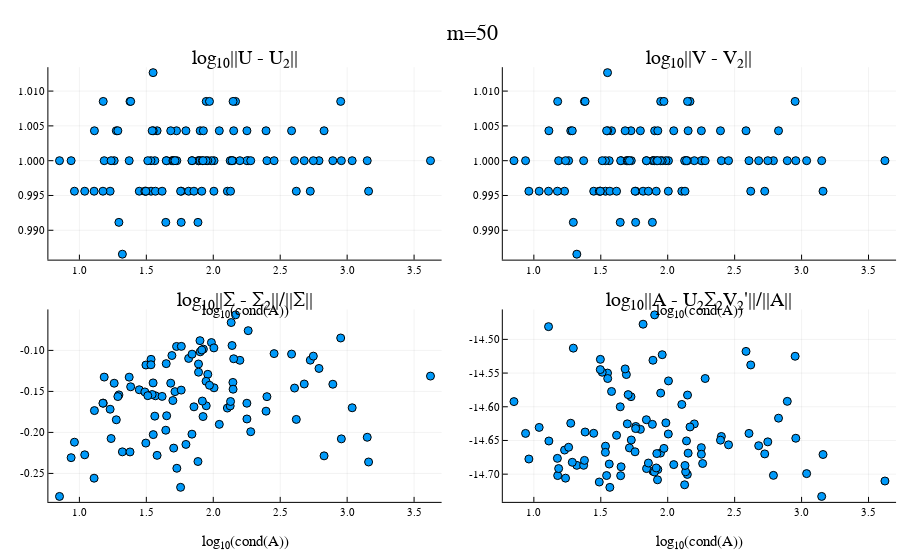

Notebook code cell kept with this figure:
### Code cell
m = 50
n_tests = 100
data = vcat([svd_accuracy_test(m, 6) for i in 1:n_tests]...);
data = log10.(data)
uplot = plot(data[:,5], data[:,1], st=:scatter, xlabel="log₁₀(cond(A))", title="log₁₀||U - U₂||")
vplot = plot(data[:,5], data[:,2], st=:scatter, xlabel="log₁₀(cond(A))", title="log₁₀||V - V₂||")
splot = plot(data[:,5], data[:,3], st=:scatter, xlabel="log₁₀(cond(A))", title="log₁₀||Σ - Σ₂||/||Σ||")
aplot = plot(data[:,5], data[:,4], st=:scatter, xlabel="log₁₀(cond(A))", title="log₁₀||A - U₂Σ₂V₂'||/||A||")
plot(uplot, vplot, splot, aplot, layout=(2,2), plot_title="m=$m")

### Figure 1 — Plotly figure (JSON) as saved in the notebook; plotly's stock layout.template omitted (floating-point values rounded to 4 significant figures)
{"data": [{"colorbar": {"title": ""}, "legendgroup": "", "marker": {"color": "rgba(0, 154, 250, 1.000)", "line": {"color": "rgba(0, 0, 0, 1.000)", "width": 1}, "size": 8, "symbol": "circle"}, "mode": "markers", "name": "", "showlegend": false, "type": "scatter", "x": [1.295, 1.551, 1.652, 1.902, 1.796, 1.447, 2.261, 2.251, 2.006, 1.691, 1.535, 1.89, 2.68, 3.16, 1.04, 2.28, 1.726, 1.89, 1.947, 1.648, 1.645, 2.045, 1.497, 1.926, 1.58, 1.761, 3.15, 1.568, 2.725, 1.986, 1.698, 2.005, 1.704, 1.321, 2.199, 1.23, 1.372, 3.623, 1.816, 1.563, 2.147, 2.828, 2.134, 1.534, 2.401, 1.276, 2.893, 1.901, 2.454, 1.112, 1.959, 1.178, 1.728, 0.963, 1.11, 2.79, 2.105, 1.842, 1.841, 1.489, 1.714, 1.946, 2.607, 1.856, 1.378, 2.166, 1.918, 1.76, 2.148, 1.185, 1.552, 2.957, 2.152, 2.952, 1.886, 1.756, 2.126, 3.038, 0.8514, 2.747, 1.544, 1.26, 2.129, 1.914, 1.383, 1.511, 1.924, 0.9382, 1.972, 2.585, 1.496, 1.176, 1.682, 2.251, 1.287, 2.394, 1.237, 2.62, 2.14, 1.618], "xaxis": "x1", "y": [0.9911, 1.013, 1, 1.004, 1.004, 0.9956, 1, 1, 1.0, 1.0, 0.9956, 1.0, 1.0, 0.9956, 0.9956, 1, 1.004, 1, 1.009, 1, 0.9911, 1.004, 0.9956, 1.004, 1.004, 0.9956, 1, 0.9956, 0.9956, 1, 1.0, 0.9956, 1.0, 0.9866, 1.0, 0.9956, 1, 1, 0.9956, 1, 1.0, 1.004, 1, 1, 1.0, 1.004, 1.0, 1, 1, 1.004, 1.0, 1.009, 1.0, 0.9956, 0.9956, 1, 0.9956, 1, 1.0, 0.9956, 1, 1.0, 1.0, 0.9956, 1.009, 1.009, 1.0, 0.9911, 1.009, 1, 1.004, 1, 1.004, 1.009, 0.9911, 0.9956, 1, 1, 1.0, 1.0, 1.004, 1.0, 0.9956, 0.9956, 1.009, 1, 1, 1.0, 1.009, 1.004, 0.9956, 0.9956, 1.004, 1.004, 1.004, 1.004, 1, 0.9956, 1, 0.9956], "yaxis": "y1", "zmax": null, "zmin": null}, {"colorbar": {"title": ""}, "legendgroup": "", "marker": {"color": "rgba(0, 154, 250, 1.000)", "line": {"color": "rgba(0, 0, 0, 1.000)", "width": 1}, "size": 8, "symbol": "circle"}, "mode": "markers", "name": "", "showlegend": false, "type": "scatter", "x": [1.295, 1.551, 1.652, 1.902, 1.796, 1.447, 2.261, 2.251, 2.006, 1.691, 1.535, 1.89, 2.68, 3.16, 1.04, 2.28, 1.726, 1.89, 1.947, 1.648, 1.645, 2.045, 1.497, 1.926, 1.58, 1.761, 3.15, 1.568, 2.725, 1.986, 1.698, 2.005, 1.704, 1.321, 2.199, 1.23, 1.372, 3.623, 1.816, 1.563, 2.147, 2.828, 2.134, 1.534, 2.401, 1.276, 2.893, 1.901, 2.454, 1.112, 1.959, 1.178, 1.728, 0.963, 1.11, 2.79, 2.105, 1.842, 1.841, 1.489, 1.714, 1.946, 2.607, 1.856, 1.378, 2.166, 1.918, 1.76, 2.148, 1.185, 1.552, 2.957, 2.152, 2.952, 1.886, 1.756, 2.126, 3.038, 0.8514, 2.747, 1.544, 1.26, 2.129, 1.914, 1.383, 1.511, 1.924, 0.9382, 1.972, 2.585, 1.496, 1.176, 1.682, 2.251, 1.287, 2.394, 1.237, 2.62, 2.14, 1.618], "xaxis": "x2", "y": [0.9911, 1.013, 1, 1.004, 1.004, 0.9956, 1, 1, 1.0, 1.0, 0.9956, 1.0, 1.0, 0.9956, 0.9956, 1, 1.004, 1, 1.009, 1, 0.9911, 1.004, 0.9956, 1.004, 1.004, 0.9956, 1, 0.9956, 0.9956, 1, 1.0, 0.9956, 1, 0.9866, 1.0, 0.9956, 1, 1, 0.9956, 1, 1.0, 1.004, 1, 1, 1.0, 1.004, 1.0, 1, 1, 1.004, 1.0, 1.009, 1.0, 0.9956, 0.9956, 1, 0.9956, 1.0, 1.0, 0.9956, 1, 1.0, 1.0, 0.9956, 1.009, 1.009, 1.0, 0.9911, 1.009, 1, 1.004, 1, 1.004, 1.009, 0.9911, 0.9956, 1, 1, 1.0, 1.0, 1.004, 1.0, 0.9956, 0.9956, 1.009, 1, 1.0, 1.0, 1.009, 1.004, 0.9956, 0.9956, 1.004, 1.004, 1.004, 1.004, 1, 0.9956, 1, 0.9956], "yaxis": "y2", "zmax": null, "zmin": null}, {"colorbar": {"title": ""}, "legendgroup": "", "marker": {"color": "rgba(0, 154, 250, 1.000)", "line": {"color": "rgba(0, 0, 0, 1.000)", "width": 1}, "size": 8, "symbol": "circle"}, "mode": "markers", "name": "", "showlegend": false, "type": "scatter", "x": [1.295, 1.551, 1.652, 1.902, 1.796, 1.447, 2.261, 2.251, 2.006, 1.691, 1.535, 1.89, 2.68, 3.16, 1.04, 2.28, 1.726, 1.89, 1.947, 1.648, 1.645, 2.045, 1.497, 1.926, 1.58, 1.761, 3.15, 1.568, 2.725, 1.986, 1.698, 2.005, 1.704, 1.321, 2.199, 1.23, 1.372, 3.623, 1.816, 1.563, 2.147, 2.828, 2.134, 1.534, 2.401, 1.276, 2.893, 1.901, 2.454, 1.112, 1.959, 1.178, 1.728, 0.963, 1.11, 2.79, 2.105, 1.842, 1.841, 1.489, 1.714, 1.946, 2.607, 1.856, 1.378, 2.166, 1.918, 1.76, 2.148, 1.185, 1.552, 2.957, 2.152, 2.952, 1.886, 1.756, 2.126, 3.038, 0.8514, 2.747, 1.544, 1.26, 2.129, 1.914, 1.383, 1.511, 1.924, 0.9382, 1.972, 2.585, 1.496, 1.176, 1.682, 2.251, 1.287, 2.394, 1.237, 2.62, 2.14, 1.618], "xaxis": "x3", "y": [-0.1542, -0.1396, -0.1797, -0.1017, -0.2146, -0.148, -0.07593, -0.1644, -0.1456, -0.1063, -0.1109, -0.1166, -0.141, -0.2361, -0.2273, -0.1992, -0.09518, -0.1266, -0.1675, -0.1161, -0.1973, -0.1902, -0.1178, -0.09842, -0.228, -0.09507, -0.2059, -0.1553, -0.1119, -0.09042, -0.1611, -0.09694, -0.2191, -0.2237, -0.1121, -0.1717, -0.1326, -0.1313, -0.1098, -0.1801, -0.139, -0.2286, -0.06604, -0.1175, -0.1564, -0.1846, -0.1412, -0.08812, -0.1039, -0.1734, -0.1292, -0.1643, -0.2437, -0.2119, -0.2558, -0.122, -0.1703, -0.1046, -0.2021, -0.1506, -0.1503, -0.1377, -0.1459, -0.1688, -0.2238, -0.05669, -0.1618, -0.1484, -0.1473, -0.1325, -0.2027, -0.2079, -0.1102, -0.08487, -0.2355, -0.2669, -0.1677, -0.1699, -0.278, -0.107, -0.1538, -0.14, -0.1623, -0.09953, -0.1444, -0.1552, -0.1806, -0.2308, -0.1425, -0.1045, -0.213, -0.1644, -0.1399, -0.1836, -0.1563, -0.1741, -0.2074, -0.1841, -0.09407, -0.1561], "yaxis": "y3", "zmax": null, "zmin": null}, {"colorbar": {"title": ""}, "legendgroup": "", "marker": {"color": "rgba(0, 154, 250, 1.000)", "line": {"color": "rgba(0, 0, 0, 1.000)", "width": 1}, "size": 8, "symbol": "circle"}, "mode": "markers", "name": "", "showlegend": false, "type": "scatter", "x": [1.295, 1.551, 1.652, 1.902, 1.796, 1.447, 2.261, 2.251, 2.006, 1.691, 1.535, 1.89, 2.68, 3.16, 1.04, 2.28, 1.726, 1.89, 1.947, 1.648, 1.645, 2.045, 1.497, 1.926, 1.58, 1.761, 3.15, 1.568, 2.725, 1.986, 1.698, 2.005, 1.704, 1.321, 2.199, 1.23, 1.372, 3.623, 1.816, 1.563, 2.147, 2.828, 2.134, 1.534, 2.401, 1.276, 2.893, 1.901, 2.454, 1.112, 1.959, 1.178, 1.728, 0.963, 1.11, 2.79, 2.105, 1.842, 1.841, 1.489, 1.714, 1.946, 2.607, 1.856, 1.378, 2.166, 1.918, 1.76, 2.148, 1.185, 1.552, 2.957, 2.152, 2.952, 1.886, 1.756, 2.126, 3.038, 0.8514, 2.747, 1.544, 1.26, 2.129, 1.914, 1.383, 1.511, 1.924, 0.9382, 1.972, 2.585, 1.496, 1.176, 1.682, 2.251, 1.287, 2.394, 1.237, 2.62, 2.14, 1.618], "xaxis": "x4", "y": [-14.51, -14.55, -14.69, -14.46, -14.63, -14.64, -14.68, -14.66, -14.56, -14.55, -14.66, -14.53, -14.66, -14.67, -14.63, -14.56, -14.59, -14.7, -14.58, -14.7, -14.6, -14.69, -14.53, -14.69, -14.58, -14.63, -14.73, -14.72, -14.67, -14.62, -14.63, -14.64, -14.58, -14.69, -14.63, -14.66, -14.69, -14.71, -14.48, -14.69, -14.7, -14.62, -14.7, -14.67, -14.64, -14.62, -14.59, -14.7, -14.66, -14.65, -14.52, -14.7, -14.65, -14.68, -14.48, -14.7, -14.6, -14.69, -14.62, -14.71, -14.66, -14.67, -14.64, -14.68, -14.68, -14.63, -14.67, -14.63, -14.58, -14.69, -14.56, -14.65, -14.67, -14.53, -14.63, -14.67, -14.72, -14.7, -14.59, -14.65, -14.7, -14.66, -14.69, -14.69, -14.64, -14.55, -14.71, -14.64, -14.66, -14.52, -14.54, -14.68, -14.54, -14.67, -14.68, -14.65, -14.71, -14.54, -14.65, -14.64], "yaxis": "y4", "zmax": null, "zmin": null}], "layout": {"annotations": [{"font": {"color": "rgba(0, 0, 0, 1.000)", "family": "sans-serif", "size": 20}, "rotation": 0, "showarrow": false, "text": "log₁₀||U - U₂||", "x": 0.2722, "xanchor": "center", "xref": "paper", "y": 0.95, "yanchor": "top", "yref": "paper"}, {"font": {"color": "rgba(0, 0, 0, 1.000)", "family": "sans-serif", "size": 20}, "rotation": 0, "showarrow": false, "text": "log₁₀||V - V₂||", "x": 0.7772, "xanchor": "center", "xref": "paper", "y": 0.95, "yanchor": "top", "yref": "paper"}, {"font": {"color": "rgba(0, 0, 0, 1.000)", "family": "sans-serif", "size": 20}, "rotation": 0, "showarrow": false, "text": "log₁₀||Σ - Σ₂||/||Σ||", "x": 0.2722, "xanchor": "center", "xref": "paper", "y": 0.475, "yanchor": "top", "yref": "paper"}, {"font": {"color": "rgba(0, 0, 0, 1.000)", "family": "sans-serif", "size": 20}, "rotation": 0, "showarrow": false, "text": "log₁₀||A - U₂Σ₂V₂'||/||A||", "x": 0.7772, "xanchor": "center", "xref": "paper", "y": 0.475, "yanchor": "top", "yref": "paper"}, {"font": {"color": "rgba(0, 0, 0, 1.000)", "family": "sans-serif", "size": 22}, "rotation": 0, "showarrow": false, "text": "m=50", "x": 0.5247, "xanchor": "center", "xref": "paper", "y": 1, "yanchor": "top", "yref": "paper"}], "height": 550, "legend_position": {"bgcolor": "rgba(255, 255, 255, 1.000)", "bordercolor": "rgba(0, 0, 0, 1.000)", "borderwidth": 1, "font": {"color": "rgba(0, 0, 0, 1.000)", "family": "sans-serif", "size": 11}, "title": {"font": {"color": "rgba(0, 0, 0, 1.000)", "family": "sans-serif", "size": 15}, "text": ""}, "tracegroupgap": 0, "traceorder": "normal", "x": 1, "xanchor": "auto", "y": 1, "yanchor": "auto"}, "margin": {"b": 20, "l": 0, "r": 0, "t": 20}, "paper_bgcolor": "rgba(255, 255, 255, 1.000)", "plot_bgcolor": "rgba(255, 255, 255, 1.000)", "showlegend": true, "width": 900, "xaxis1": {"anchor": "y1", "domain": [0.05376, 0.4907], "gridcolor": "rgba(0, 0, 0, 0.100)", "gridwidth": 0.5, "linecolor": "rgba(0, 0, 0, 1.000)", "mirror": false, "range": [0.7683, 3.706], "showgrid": true, "showline": true, "showticklabels": true, "tickangle": 0, "tickcolor": "rgb(0, 0, 0)", "tickfont": {"color": "rgba(0, 0, 0, 1.000)", "family": "sans-serif", "size": 11}, "tickmode": "array", "ticks": "inside", "ticktext": ["1.0", "1.5", "2.0", "2.5", "3.0", "3.5"], "tickvals": [1, 1.5, 2, 2.5, 3, 3.5], "title": "log₁₀(cond(A))", "titlefont": {"color": "rgba(0, 0, 0, 1.000)", "family": "sans-serif", "size": 15}, "type": "-", "visible": true, "zeroline": false, "zerolinecolor": "rgba(0, 0, 0, 1.000)"}, "xaxis2": {"anchor": "y2", "domain": [0.5587, 0.9956], "gridcolor": "rgba(0, 0, 0, 0.100)", "gridwidth": 0.5, "linecolor": "rgba(0, 0, 0, 1.000)", "mirror": false, "range": [0.7683, 3.706], "showgrid": true, "showline": true, "showticklabels": true, "tickangle": 0, "tickcolor": "rgb(0, 0, 0)", "tickfont": {"color": "rgba(0, 0, 0, 1.000)", "family": "sans-serif", "size": 11}, "tickmode": "array", "ticks": "inside", "ticktext": ["1.0", "1.5", "2.0", "2.5", "3.0", "3.5"], "tickvals": [1, 1.5, 2, 2.5, 3, 3.5], "title": "log₁₀(cond(A))", "titlefont": {"color": "rgba(0, 0, 0, 1.000)", "family": "sans-serif", "size": 15}, "type": "-", "visible": true, "zeroline": false, "zerolinecolor": "rgba(0, 0, 0, 1.000)"}, "xaxis3": {"anchor": "y3", "domain": [0.05376, 0.4907], "gridcolor": "rgba(0, 0, 0, 0.100)", "gridwidth": 0.5, "linecolor": "rgba(0, 0, 0, 1.000)", "mirror": false, "range": [0.7683, 3.706], "showgrid": true, "showline": true, "showticklabels": true, "tickangle": 0, "tickcolor": "rgb(0, 0, 0)", "tickfont": {"color": "rgba(0, 0, 0, 1.000)", "family": "sans-serif", "size": 11}, "tickmode": "array", "ticks": "inside", "ticktext": ["1.0", "1.5", "2.0", "2.5", "3.0", "3.5"], "tickvals": [1, 1.5, 2, 2.5, 3, 3.5], "title": "log₁₀(cond(A))", "titlefont": {"color": "rgba(0, 0, 0, 1.000)", "family": "sans-serif", "size": 15}, "type": "-", "visible": true, "zeroline": false, "zerolinecolor": "rgba(0, 0, 0, 1.000)"}, "xaxis4": {"anchor": "y4", "domain": [0.5587, 0.9956], "gridcolor": "rgba(0, 0, 0, 0.100)", "gridwidth": 0.5, "linecolor": "rgba(0, 0, 0, 1.000)", "mirror": false, "range": [0.7683, 3.706], "showgrid": true, "showline": true, "showticklabels": true, "tickangle": 0, "tickcolor": "rgb(0, 0, 0)", "tickfont": {"color": "rgba(0, 0, 0, 1.000)", "family": "sans-serif", "size": 11}, "tickmode": "array", "ticks": "inside", "ticktext": ["1.0", "1.5", "2.0", "2.5", "3.0", "3.5"], "tickvals": [1, 1.5, 2, 2.5, 3, 3.5], "title": "log₁₀(cond(A))", "titlefont": {"color": "rgba(0, 0, 0, 1.000)", "family": "sans-serif", "size": 15}, "type": "-", "visible": true, "zeroline": false, "zerolinecolor": "rgba(0, 0, 0, 1.000)"}, "xaxis5": {"anchor": "y5", "domain": [0.05376, 0.9956], "gridcolor": "rgba(0, 0, 0, 0.100)", "gridwidth": 0.5, "linecolor": "rgba(0, 0, 0, 1.000)", "mirror": false, "range": [0, 1], "showgrid": true, "showline": false, "showticklabels": true, "tickangle": 0, "tickcolor": "rgb(0, 0, 0)", "tickfont": {"color": "rgba(0, 0, 0, 1.000)", "family": "sans-serif", "size": 11}, "tickmode": "array", "ticks": "inside", "ticktext": ["0.0", "0.2", "0.4", "0.6", "0.8", "1.0"], "tickvals": [0, 0.2, 0.4, 0.6, 0.8, 1], "title": "", "titlefont": {"color": "rgba(0, 0, 0, 1.000)", "family": "sans-serif", "size": 15}, "type": "-", "visible": false, "zeroline": false, "zerolinecolor": "rgba(0, 0, 0, 1.000)"}, "yaxis1": {"anchor": "x1", "domain": [0.5301, 0.9075], "gridcolor": "rgba(0, 0, 0, 0.100)", "gridwidth": 0.5, "linecolor": "rgba(0, 0, 0, 1.000)", "mirror": false, "range": [0.9858, 1.013], "showgrid": true, "showline": true, "showticklabels": true, "tickangle": 0, "tickcolor": "rgb(0, 0, 0)", "tickfont": {"color": "rgba(0, 0, 0, 1.000)", "family": "sans-serif", "size": 11}, "tickmode": "array", "ticks": "inside", "ticktext": ["0.990", "0.995", "1.000", "1.005", "1.010"], "tickvals": [0.99, 0.995, 1, 1.005, 1.01], "title": "", "titlefont": {"color": "rgba(0, 0, 0, 1.000)", "family": "sans-serif", "size": 15}, "type": "-", "visible": true, "zeroline": false, "zerolinecolor": "rgba(0, 0, 0, 1.000)"}, "yaxis2": {"anchor": "x2", "domain": [0.5301, 0.9075], "gridcolor": "rgba(0, 0, 0, 0.100)", "gridwidth": 0.5, "linecolor": "rgba(0, 0, 0, 1.000)", "mirror": false, "range": [0.9858, 1.013], "showgrid": true, "showline": true, "showticklabels": true, "tickangle": 0, "tickcolor": "rgb(0, 0, 0)", "tickfont": {"color": "rgba(0, 0, 0, 1.000)", "family": "sans-serif", "size": 11}, "tickmode": "array", "ticks": "inside", "ticktext": ["0.990", "0.995", "1.000", "1.005", "1.010"], "tickvals": [0.99, 0.995, 1, 1.005, 1.01], "title": "", "titlefont": {"color": "rgba(0, 0, 0, 1.000)", "family": "sans-serif", "size": 15}, "type": "-", "visible": true, "zeroline": false, "zerolinecolor": "rgba(0, 0, 0, 1.000)"}, "yaxis3": {"anchor": "x3", "domain": [0.05514, 0.4325], "gridcolor": "rgba(0, 0, 0, 0.100)", "gridwidth": 0.5, "linecolor": "rgba(0, 0, 0, 1.000)", "mirror": false, "range": [-0.2847, -0.05005], "showgrid": true, "showline": true, "showticklabels": true, "tickangle": 0, "tickcolor": "rgb(0, 0, 0)", "tickfont": {"color": "rgba(0, 0, 0, 1.000)", "family": "sans-serif", "size": 11}, "tickmode": "array", "ticks": "inside", "ticktext": ["-0.25", "-0.20", "-0.15", "-0.10"], "tickvals": [-0.25, -0.2, -0.15, -0.1], "title": "", "titlefont": {"color": "rgba(0, 0, 0, 1.000)", "family": "sans-serif", "size": 15}, "type": "-", "visible": true, "zeroline": false, "zerolinecolor": "rgba(0, 0, 0, 1.000)"}, "yaxis4": {"anchor": "x4", "domain": [0.05514, 0.4325], "gridcolor": "rgba(0, 0, 0, 0.100)", "gridwidth": 0.5, "linecolor": "rgba(0, 0, 0, 1.000)", "mirror": false, "range": [-14.74, -14.46], "showgrid": true, "showline": true, "showticklabels": true, "tickangle": 0, "tickcolor": "rgb(0, 0, 0)", "tickfont": {"color": "rgba(0, 0, 0, 1.000)", "family": "sans-serif", "size": 11}, "tickmode": "array", "ticks": "inside", "ticktext": ["-14.70", "-14.65", "-14.60", "-14.55", "-14.50"], "tickvals": [-14.7, -14.65, -14.6, -14.55, -14.5], "title": "", "titlefont": {"color": "rgba(0, 0, 0, 1.000)", "family": "sans-serif", "size": 15}, "type": "-", "visible": true, "zeroline": false, "zerolinecolor": "rgba(0, 0, 0, 1.000)"}, "yaxis5": {"anchor": "x5", "domain": [0.95, 1.0], "gridcolor": "rgba(0, 0, 0, 0.100)", "gridwidth": 0.5, "linecolor": "rgba(0, 0, 0, 1.000)", "mirror": false, "range": [0, 1], "showgrid": true, "showline": false, "showticklabels": true, "tickangle": 0, "tickcolor": "rgb(0, 0, 0)", "tickfont": {"color": "rgba(0, 0, 0, 1.000)", "family": "sans-serif", "size": 11}, "tickmode": "array", "ticks": "inside", "ticktext": ["0.0", "0.2", "0.4", "0.6", "0.8", "1.0"], "tickvals": [0, 0.2, 0.4, 0.6, 0.8, 1], "title": "", "titlefont": {"color": "rgba(0, 0, 0, 1.000)", "family": "sans-serif", "size": 15}, "type": "-", "visible": false, "zeroline": false, "zerolinecolor": "rgba(0, 0, 0, 1.000)"}}}
